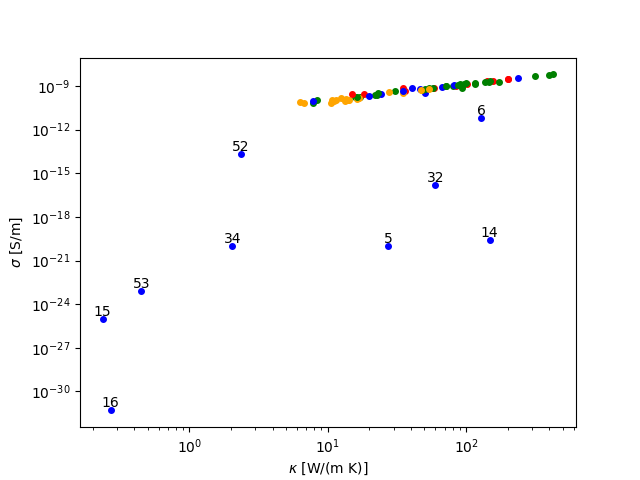

Generate this figure with Python:
import pandas as pd
import numpy as np
import matplotlib.pyplot as plt


#matplotlib.use('macosx')

#electricaldatatable = pd.read_html("https://web.archive.org/web/20240615151247/https://angstromsciences.com/elements-electrical-conductivity")[0]
#thermaldatatable = pd.read_html("https://web.archive.org/web/20240522173048/https://www.angstromsciences.com/thermal-conductivity-of-elements")[0]

#print(thermaldatatable)


#electricaldatatable['Electrical Conductivity'] = electricaldatatable['Electrical Conductivity'].str.split().str[0]
#thermaldatatable['Thermal Conductivity'] = thermaldatatable['Thermal Conductivity'].str.split().str[0]
completedatatable = []
remove = [1, 2]
#electricaldatatable = electricaldatatable.to_numpy()
#electricaldatatable = np.delete(electricaldatatable, remove, axis=1)
#thermaldatatable = thermaldatatable.to_numpy()
#thermaldatatable = np.delete(thermaldatatable, remove, axis=1)
#electricaldatatable = np.fliplr(electricaldatatable)
#thermaldatatable = np.fliplr(thermaldatatable)
from import_data_from_csv import import_csv_data
thermaldatatable = import_csv_data(r"C:\Users\Owner\PycharmProjects\ResistivityTheory\inputs\Thermal_Conductivity.csv")
electricaldatatable = import_csv_data(r"C:\Users\Owner\PycharmProjects\ResistivityTheory\inputs\Electrical_Conductivity.csv")
sorted = np.argsort([pair[0] for pair in electricaldatatable])
templist = []
for atomicnumberindex in sorted:
    templist.append(electricaldatatable[atomicnumberindex])
electricaldatatable = np.array(templist)
#print(templist)
#exit()
templist = []
sorted = np.argsort([pair[0] for pair in thermaldatatable])
for atomicnumberindex in sorted:
    templist.append(thermaldatatable[atomicnumberindex])
thermaldatatable = np.array(templist)
#print(electricaldatatable)
#print(thermaldatatable)
#for x in thermaldatatable[:, 0]:
#    addrow = [x, thermaldatatable[x, 1], electricaldatatable[x, 1]]
#    completedatatable = numpy.vstack([completedatatable, ])
#    print(electricaldatatable[x, 0])
#    print(addrow)
# for x in thermaldatatable[:, 0]:
#     if thermaldatatable[x, 0] == electricaldatatable[x, 0]:
#         addrow = [x, thermaldatatable[x, 1], electricaldatatable[x, 1]]
#        print(addrow)
#conductivities = {}

#for atomic_number in range(1, 105):
#    for atomic_number_inside, electrical_conductivity in electricaldatatable:
#        if int(atomic_number_inside) == atomic_number:
#            conductivities[atomic_number] = {'electrical conductivity': electrical_conductivity}
#    for atomic_number_inside, thermal_conductivity in thermaldatatable:
#        if int(atomic_number_inside) == atomic_number:
#            if int(atomic_number_inside) in conductivities.keys():
#                conductivities[atomic_number]['thermal conductivity'] == thermal_conductivity
#            else:
#                conductivities[atomic_number] = {'thermal conductivity': thermal_conductivity}
#print(conductivities)
for X in range(0, 104):
    for Y in range(0, 78):
        if thermaldatatable[X, 0] == electricaldatatable[Y, 0]:
            conductivitytemp = [int(thermaldatatable[X, 0]), float(thermaldatatable[X, 1])*1e2, float(electricaldatatable[Y, 1])/1e8]
            completedatatable.append(conductivitytemp)
        else:
            pass
completedatatable = np.array(completedatatable)
#print(completedatatable)

atomic_numbers = completedatatable.transpose()[0]
thermal_conductivities = completedatatable.transpose()[1]
electrical_conductivities = completedatatable.transpose()[2]
S_Block = [3, 4, 11, 12, 19, 20, 37, 38, 55, 56, 87, 88] #Red
P_Block = [5, 6, 7, 8, 9, 10, 13, 14, 15, 16, 17, 18, 31, 32, 33, 34, 35, 36, 49, 50, 51, 52, 53, 54, 81, 82, 83, 84, 85, 86] #Blue
D_Block = [21, 22, 23, 24, 25, 26, 27, 28, 29, 30, 39, 40, 41, 42, 43, 44, 45, 46, 47, 48, 71, 72, 73, 74, 75, 76, 77, 78, 79, 80] #Green
F_Block = [57, 58, 59, 60, 61, 62, 63, 64, 65, 66, 67, 68, 69, 70, 89, 90, 91, 92, 93, 94] #Orange

#plt.plot(thermal_conductivities, electrical_conductivities, marker='o', linestyle='', markersize=4)

for atomic_number, thermal, electrical in zip(atomic_numbers, thermal_conductivities, electrical_conductivities):
    if electrical < 1e-11:
        plt.text(thermal, electrical, int(atomic_number), ha='center', va='bottom')

for atomic_number, thermal, electrical, in zip(atomic_numbers, thermal_conductivities, electrical_conductivities):
    if atomic_number in S_Block:
        plt.plot(thermal, electrical, color='red', marker='o', linestyle='', markersize=4)
    elif atomic_number in P_Block:
        plt.plot(thermal, electrical, color='blue', marker='o', linestyle='', markersize=4)
    elif atomic_number in D_Block:
        plt.plot(thermal, electrical, color='green', marker='o', linestyle='', markersize=4)
    elif atomic_number in F_Block:
        plt.plot(thermal, electrical, color='orange', marker='o', linestyle='', markersize=4)

#print(completedatatable.transpose()[1])
#plt.plot(completedatatable.transpose()[1], completedatatable.transpose()[2], marker='o', linestyle='')

plt.xscale('log')
plt.yscale('log')

plt.xlabel(r'$\kappa$ [W/(m K)]')
plt.ylabel(r'$\sigma$ [S/m]')
plt.savefig("plot_conductivity.png")
plt.show()

